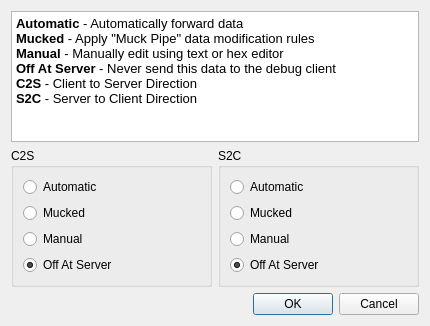
<?xml version="1.0" encoding="UTF-8"?>
<ui version="4.0">
 <class>Dialog</class>
 <widget class="QDialog" name="Dialog">
  <property name="geometry">
   <rect>
    <x>0</x>
    <y>0</y>
    <width>430</width>
    <height>326</height>
   </rect>
  </property>
  <property name="windowTitle">
   <string>Flow Configuration</string>
  </property>
  <layout class="QVBoxLayout" name="verticalLayout_5">
   <item>
    <widget class="QTextBrowser" name="textBrowser">
     <property name="html">
      <string>&lt;!DOCTYPE HTML PUBLIC &quot;-//W3C//DTD HTML 4.0//EN&quot; &quot;http://www.w3.org/TR/REC-html40/strict.dtd&quot;&gt;
&lt;html&gt;&lt;head&gt;&lt;meta name=&quot;qrichtext&quot; content=&quot;1&quot; /&gt;&lt;style type=&quot;text/css&quot;&gt;
p, li { white-space: pre-wrap; }
&lt;/style&gt;&lt;/head&gt;&lt;body style=&quot; font-family:'Sans'; font-size:10pt; font-weight:400; font-style:normal;&quot;&gt;
&lt;p style=&quot; margin-top:0px; margin-bottom:0px; margin-left:0px; margin-right:0px; -qt-block-indent:0; text-indent:0px;&quot;&gt;&lt;span style=&quot; font-weight:600;&quot;&gt;Automatic&lt;/span&gt; - Automatically forward data&lt;/p&gt;
&lt;p style=&quot; margin-top:0px; margin-bottom:0px; margin-left:0px; margin-right:0px; -qt-block-indent:0; text-indent:0px;&quot;&gt;&lt;span style=&quot; font-weight:600;&quot;&gt;Mucked&lt;/span&gt; - Apply &quot;Muck Pipe&quot; data modification rules&lt;/p&gt;
&lt;p style=&quot; margin-top:0px; margin-bottom:0px; margin-left:0px; margin-right:0px; -qt-block-indent:0; text-indent:0px;&quot;&gt;&lt;span style=&quot; font-weight:600;&quot;&gt;Manual&lt;/span&gt; - Manually edit using text or hex editor&lt;/p&gt;
&lt;p style=&quot; margin-top:0px; margin-bottom:0px; margin-left:0px; margin-right:0px; -qt-block-indent:0; text-indent:0px;&quot;&gt;&lt;span style=&quot; font-weight:600;&quot;&gt;Off At Server&lt;/span&gt; - Never send this data to the debug client&lt;/p&gt;
&lt;p style=&quot; margin-top:0px; margin-bottom:0px; margin-left:0px; margin-right:0px; -qt-block-indent:0; text-indent:0px;&quot;&gt;&lt;span style=&quot; font-weight:600;&quot;&gt;C2S&lt;/span&gt; - Client to Server Direction&lt;/p&gt;
&lt;p style=&quot; margin-top:0px; margin-bottom:0px; margin-left:0px; margin-right:0px; -qt-block-indent:0; text-indent:0px;&quot;&gt;&lt;span style=&quot; font-weight:600;&quot;&gt;S2C&lt;/span&gt; - Server to Client Direction&lt;/p&gt;&lt;/body&gt;&lt;/html&gt;</string>
     </property>
    </widget>
   </item>
   <item>
    <layout class="QHBoxLayout" name="horizontalLayout">
     <item>
      <widget class="QGroupBox" name="groupBox">
       <property name="title">
        <string>C2S</string>
       </property>
       <layout class="QVBoxLayout" name="verticalLayout">
        <item>
         <widget class="QRadioButton" name="radioButton">
          <property name="text">
           <string>Automatic</string>
          </property>
         </widget>
        </item>
        <item>
         <widget class="QRadioButton" name="radioButton_4">
          <property name="text">
           <string>Mucked</string>
          </property>
         </widget>
        </item>
        <item>
         <widget class="QRadioButton" name="radioButton_3">
          <property name="text">
           <string>Manual</string>
          </property>
         </widget>
        </item>
        <item>
         <widget class="QRadioButton" name="radioButton_2">
          <property name="text">
           <string>Off At Server</string>
          </property>
          <property name="checked">
           <bool>true</bool>
          </property>
         </widget>
        </item>
       </layout>
      </widget>
     </item>
     <item>
      <widget class="QGroupBox" name="groupBox_2">
       <property name="title">
        <string>S2C</string>
       </property>
       <layout class="QVBoxLayout" name="verticalLayout_3">
        <item>
         <widget class="QRadioButton" name="radioButton_9">
          <property name="text">
           <string>Automatic</string>
          </property>
         </widget>
        </item>
        <item>
         <widget class="QRadioButton" name="radioButton_10">
          <property name="text">
           <string>Mucked</string>
          </property>
         </widget>
        </item>
        <item>
         <widget class="QRadioButton" name="radioButton_11">
          <property name="text">
           <string>Manual</string>
          </property>
         </widget>
        </item>
        <item>
         <widget class="QRadioButton" name="radioButton_12">
          <property name="text">
           <string>Off At Server</string>
          </property>
          <property name="checked">
           <bool>true</bool>
          </property>
         </widget>
        </item>
       </layout>
      </widget>
     </item>
    </layout>
   </item>
   <item>
    <widget class="QDialogButtonBox" name="buttonBox">
     <property name="standardButtons">
      <set>QDialogButtonBox::Cancel|QDialogButtonBox::Ok</set>
     </property>
    </widget>
   </item>
  </layout>
 </widget>
 <resources/>
 <connections/>
</ui>
